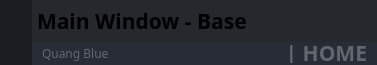
        <widget class="QFrame" name="frame_top">
         <property name="minimumSize">
          <size>
           <width>0</width>
           <height>65</height>
          </size>
         </property>
         <property name="maximumSize">
          <size>
           <width>16777215</width>
           <height>65</height>
          </size>
         </property>
         <property name="styleSheet">
          <string notr="true">background-color: transparent;</string>
         </property>
         <property name="frameShape">
          <enum>QFrame::NoFrame</enum>
         </property>
         <property name="frameShadow">
          <enum>QFrame::Raised</enum>
         </property>
         <layout class="QHBoxLayout" name="horizontalLayout_3">
          <property name="spacing">
           <number>0</number>
          </property>
          <property name="leftMargin">
           <number>0</number>
          </property>
          <property name="topMargin">
           <number>0</number>
          </property>
          <property name="rightMargin">
           <number>0</number>
          </property>
          <property name="bottomMargin">
           <number>0</number>
          </property>
          <item>
           <widget class="QFrame" name="frame_toggle">
            <property name="maximumSize">
             <size>
              <width>70</width>
              <height>16777215</height>
             </size>
            </property>
            <property name="styleSheet">
             <string notr="true">background-color: rgb(27, 29, 35);</string>
            </property>
            <property name="frameShape">
             <enum>QFrame::NoFrame</enum>
            </property>
            <property name="frameShadow">
             <enum>QFrame::Raised</enum>
            </property>
            <layout class="QVBoxLayout" name="verticalLayout_3">
             <property name="spacing">
              <number>0</number>
             </property>
             <property name="leftMargin">
              <number>0</number>
             </property>
             <property name="topMargin">
              <number>0</number>
             </property>
             <property name="rightMargin">
              <number>0</number>
             </property>
             <property name="bottomMargin">
              <number>0</number>
             </property>
             <item>
              <widget class="QPushButton" name="btn_toggle_menu">
               <property name="sizePolicy">
                <sizepolicy hsizetype="Expanding" vsizetype="Expanding">
                 <horstretch>0</horstretch>
                 <verstretch>0</verstretch>
                </sizepolicy>
               </property>
               <property name="styleSheet">
                <string notr="true">QPushButton {
	background-image: url(:/icon/cil-menu.png);
	background-position: center;
	background-repeat: no-reperat;
	border: none;
	background-color: rgb(27, 29, 35);
}
QPushButton:hover {
	background-color: rgb(33, 37, 43);
}
QPushButton:pressed {	
	background-color: rgb(85, 170, 255);
}</string>
               </property>
               <property name="text">
                <string/>
               </property>
              </widget>
             </item>
            </layout>
           </widget>
          </item>
          <item>
           <widget class="QFrame" name="frame_top_right">
            <property name="styleSheet">
             <string notr="true">background: transparent;</string>
            </property>
            <property name="frameShape">
             <enum>QFrame::NoFrame</enum>
            </property>
            <property name="frameShadow">
             <enum>QFrame::Raised</enum>
            </property>
            <layout class="QVBoxLayout" name="verticalLayout_2">
             <property name="spacing">
              <number>0</number>
             </property>
             <property name="leftMargin">
              <number>0</number>
             </property>
             <property name="topMargin">
              <number>0</number>
             </property>
             <property name="rightMargin">
              <number>0</number>
             </property>
             <property name="bottomMargin">
              <number>0</number>
             </property>
             <item>
              <widget class="QFrame" name="frame_top_btns">
               <property name="maximumSize">
                <size>
                 <width>16777215</width>
                 <height>42</height>
                </size>
               </property>
               <property name="styleSheet">
                <string notr="true">background-color: rgba(27, 29, 35, 200)</string>
               </property>
               <property name="frameShape">
                <enum>QFrame::NoFrame</enum>
               </property>
               <property name="frameShadow">
                <enum>QFrame::Raised</enum>
               </property>
               <layout class="QHBoxLayout" name="horizontalLayout_4">
                <property name="spacing">
                 <number>0</number>
                </property>
                <property name="leftMargin">
                 <number>0</number>
                </property>
                <property name="topMargin">
                 <number>0</number>
                </property>
                <property name="rightMargin">
                 <number>0</number>
                </property>
                <property name="bottomMargin">
                 <number>0</number>
                </property>
                <item>
                 <widget class="QFrame" name="frame_label_top_btns">
                  <property name="sizePolicy">
                   <sizepolicy hsizetype="Expanding" vsizetype="Preferred">
                    <horstretch>0</horstretch>
                    <verstretch>0</verstretch>
                   </sizepolicy>
                  </property>
                  <property name="frameShape">
                   <enum>QFrame::NoFrame</enum>
                  </property>
                  <property name="frameShadow">
                   <enum>QFrame::Raised</enum>
                  </property>
                  <layout class="QHBoxLayout" name="horizontalLayout_10">
                   <property name="spacing">
                    <number>0</number>
                   </property>
                   <property name="leftMargin">
                    <number>5</number>
                   </property>
                   <property name="topMargin">
                    <number>0</number>
                   </property>
                   <property name="rightMargin">
                    <number>10</number>
                   </property>
                   <property name="bottomMargin">
                    <number>0</number>
                   </property>
                   <item>
                    <widget class="QFrame" name="frame_icon_top_bar">
                     <property name="maximumSize">
                      <size>
                       <width>30</width>
                       <height>30</height>
                      </size>
                     </property>
                     <property name="styleSheet">
                      <string notr="true">background: transparent;

background-position: center;
background-repeat: no-repeat;
</string>
                     </property>
                     <property name="frameShape">
                      <enum>QFrame::StyledPanel</enum>
                     </property>
                     <property name="frameShadow">
                      <enum>QFrame::Raised</enum>
                     </property>
                    </widget>
                   </item>
                   <item>
                    <widget class="QLabel" name="label_title_bar_top">
                     <property name="font">
                      <font>
                       <family>Nunito</family>
                       <pointsize>16</pointsize>
                       <bold>true</bold>
                      </font>
                     </property>
                     <property name="styleSheet">
                      <string notr="true">background: transparent;
</string>
                     </property>
                     <property name="text">
                      <string>Main Window - Base</string>
                     </property>
                    </widget>
                   </item>
                  </layout>
                 </widget>
                </item>
                <item alignment="Qt::AlignRight">
                 <widget class="QFrame" name="frame_btns_right">
                  <property name="sizePolicy">
                   <sizepolicy hsizetype="Expanding" vsizetype="Preferred">
                    <horstretch>0</horstretch>
                    <verstretch>0</verstretch>
                   </sizepolicy>
                  </property>
                  <property name="maximumSize">
                   <size>
                    <width>120</width>
                    <height>16777215</height>
                   </size>
                  </property>
                  <property name="frameShape">
                   <enum>QFrame::NoFrame</enum>
                  </property>
                  <property name="frameShadow">
                   <enum>QFrame::Raised</enum>
                  </property>
                  <layout class="QHBoxLayout" name="horizontalLayout_5">
                   <property name="spacing">
                    <number>0</number>
                   </property>
                   <property name="leftMargin">
                    <number>0</number>
                   </property>
                   <property name="topMargin">
                    <number>0</number>
                   </property>
                   <property name="rightMargin">
                    <number>0</number>
                   </property>
                   <property name="bottomMargin">
                    <number>0</number>
                   </property>
                   <item>
                    <widget class="QPushButton" name="btn_minimize">
                     <property name="sizePolicy">
                      <sizepolicy hsizetype="Minimum" vsizetype="Expanding">
                       <horstretch>0</horstretch>
                       <verstretch>0</verstretch>
                      </sizepolicy>
                     </property>
                     <property name="minimumSize">
                      <size>
                       <width>40</width>
                       <height>0</height>
                      </size>
                     </property>
                     <property name="maximumSize">
                      <size>
                       <width>40</width>
                       <height>16777215</height>
                      </size>
                     </property>
                     <property name="toolTip">
                      <string>Minimize</string>
                     </property>
                     <property name="styleSheet">
                      <string notr="true">QPushButton {	
	border: none;
	background-color: transparent;
}
QPushButton:hover {
	background-color: rgb(52, 59, 72);
}
QPushButton:pressed {	
	background-color: rgb(85, 170, 255);
}</string>
                     </property>
                     <property name="text">
                      <string/>
                     </property>
                     <property name="icon">
                      <iconset resource="qrc/file_img.qrc">
                       <normaloff>:/icon/cil-window-minimize.png</normaloff>:/icon/cil-window-minimize.png</iconset>
                     </property>
                    </widget>
                   </item>
                   <item>
                    <widget class="QPushButton" name="btn_maximize_restore">
                     <property name="sizePolicy">
                      <sizepolicy hsizetype="Minimum" vsizetype="Expanding">
                       <horstretch>0</horstretch>
                       <verstretch>0</verstretch>
                      </sizepolicy>
                     </property>
                     <property name="minimumSize">
                      <size>
                       <width>40</width>
                       <height>0</height>
                      </size>
                     </property>
                     <property name="maximumSize">
                      <size>
                       <width>40</width>
                       <height>16777215</height>
                      </size>
                     </property>
                     <property name="toolTip">
                      <string>Maximize</string>
                     </property>
                     <property name="styleSheet">
                      <string notr="true">QPushButton {	
	border: none;
	background-color: transparent;
}
QPushButton:hover {
	background-color: rgb(52, 59, 72);
}
QPushButton:pressed {	
	background-color: rgb(85, 170, 255);
}</string>
                     </property>
                     <property name="text">
                      <string/>
                     </property>
                     <property name="icon">
                      <iconset resource="qrc/file_img.qrc">
                       <normaloff>:/icon/cil-window-maximize.png</normaloff>:/icon/cil-window-maximize.png</iconset>
                     </property>
                    </widget>
                   </item>
                   <item>
                    <widget class="QPushButton" name="btn_close">
                     <property name="sizePolicy">
                      <sizepolicy hsizetype="Minimum" vsizetype="Expanding">
                       <horstretch>0</horstretch>
                       <verstretch>0</verstretch>
                      </sizepolicy>
                     </property>
                     <property name="minimumSize">
                      <size>
                       <width>40</width>
                       <height>0</height>
                      </size>
                     </property>
                     <property name="maximumSize">
                      <size>
                       <width>40</width>
                       <height>16777215</height>
                      </size>
                     </property>
                     <property name="toolTip">
                      <string>Close</string>
                     </property>
                     <property name="styleSheet">
                      <string notr="true">QPushButton {	
	border: none;
	background-color: transparent;
}
QPushButton:hover {
	background-color: rgb(52, 59, 72);
}
QPushButton:pressed {	
	background-color: rgb(85, 170, 255);
}</string>
                     </property>
                     <property name="text">
                      <string/>
                     </property>
                     <property name="icon">
                      <iconset resource="qrc/file_img.qrc">
                       <normaloff>:/icon/cil-x.png</normaloff>:/icon/cil-x.png</iconset>
                     </property>
                    </widget>
                   </item>
                  </layout>
                 </widget>
                </item>
               </layout>
              </widget>
             </item>
             <item>
              <widget class="QFrame" name="frame_top_info">
               <property name="maximumSize">
                <size>
                 <width>16777215</width>
                 <height>65</height>
                </size>
               </property>
               <property name="styleSheet">
                <string notr="true">background-color: rgb(39, 44, 54);</string>
               </property>
               <property name="frameShape">
                <enum>QFrame::NoFrame</enum>
               </property>
               <property name="frameShadow">
                <enum>QFrame::Raised</enum>
               </property>
               <layout class="QHBoxLayout" name="horizontalLayout_8">
                <property name="spacing">
                 <number>0</number>
                </property>
                <property name="leftMargin">
                 <number>10</number>
                </property>
                <property name="topMargin">
                 <number>0</number>
                </property>
                <property name="rightMargin">
                 <number>10</number>
                </property>
                <property name="bottomMargin">
                 <number>0</number>
                </property>
                <item>
                 <widget class="QLabel" name="label_top_info_1">
                  <property name="maximumSize">
                   <size>
                    <width>16777215</width>
                    <height>15</height>
                   </size>
                  </property>
                  <property name="font">
                   <font>
                    <family>Nunito</family>
                   </font>
                  </property>
                  <property name="styleSheet">
                   <string notr="true">color: rgb(98, 103, 111); </string>
                  </property>
                  <property name="text">
                   <string>Quang Blue</string>
                  </property>
                 </widget>
                </item>
                <item>
                 <widget class="QLabel" name="label_top_info_2">
                  <property name="minimumSize">
                   <size>
                    <width>0</width>
                    <height>0</height>
                   </size>
                  </property>
                  <property name="maximumSize">
                   <size>
                    <width>250</width>
                    <height>20</height>
                   </size>
                  </property>
                  <property name="font">
                   <font>
                    <family>Nunito</family>
                    <pointsize>16</pointsize>
                    <bold>true</bold>
                   </font>
                  </property>
                  <property name="styleSheet">
                   <string notr="true">color: rgb(98, 103, 111);</string>
                  </property>
                  <property name="text">
                   <string>| HOME</string>
                  </property>
                  <property name="alignment">
                   <set>Qt::AlignRight|Qt::AlignTrailing|Qt::AlignVCenter</set>
                  </property>
                 </widget>
                </item>
               </layout>
              </widget>
             </item>
            </layout>
           </widget>
          </item>
         </layout>
        </widget>
